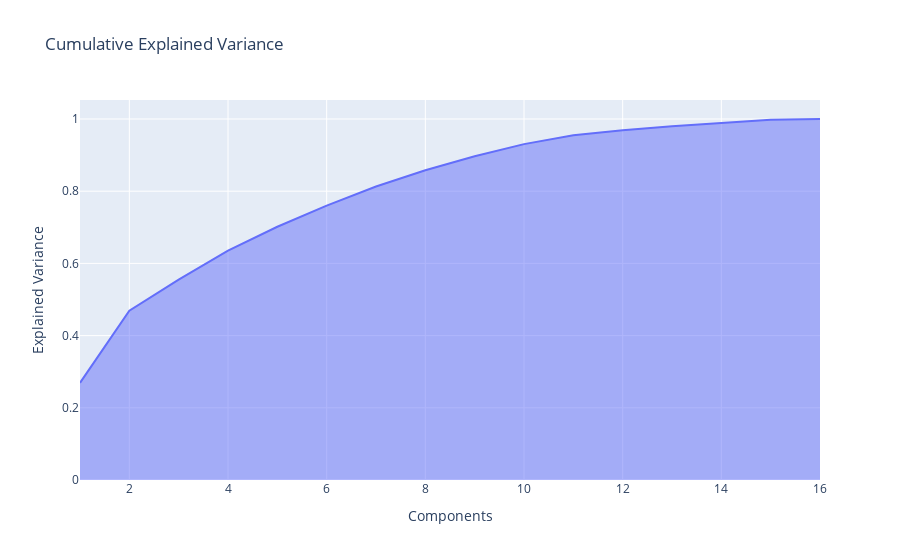

Notebook code for this chart:
### Code cell
from sklearn.decomposition import PCA
import numpy as np
import plotly.express as px

# Assuming df_normalised is your normalized DataFrame
pca_text = PCA().fit(df_normalised)

# Visualize the percentage of explained variance vs. the number of principal components
df_exp_var_cumul = np.cumsum(pca_text.explained_variance_ratio_)

fig = px.area(
    x=range(1, df_exp_var_cumul.shape[0] + 1),
    y=df_exp_var_cumul,
    labels={"x": "Components", "y": "Explained Variance"},
    title="Cumulative Explained Variance"
)

fig.show()

### Figure 1 — Plotly figure (JSON) as saved in the notebook; plotly's stock layout.template omitted (floating-point values rounded to 4 significant figures)
{"data": [{"fillpattern": {"shape": ""}, "hovertemplate": "Components=%{x}<br>Explained Variance=%{y}<extra></extra>", "legendgroup": "", "line": {"color": "#636efa"}, "marker": {"symbol": "circle"}, "mode": "lines", "name": "", "orientation": "v", "showlegend": false, "stackgroup": "1", "type": "scatter", "x": [1, 2, 3, 4, 5, 6, 7, 8, 9, 10, 11, 12, 13, 14, 15, 16], "xaxis": "x", "y": [0.2691, 0.4691, 0.555, 0.6355, 0.7015, 0.7599, 0.8131, 0.8582, 0.897, 0.9304, 0.9547, 0.9686, 0.9797, 0.9897, 0.9979, 1.0], "yaxis": "y"}], "layout": {"legend": {"tracegroupgap": 0}, "title": {"text": "Cumulative Explained Variance"}, "xaxis": {"anchor": "y", "domain": [0, 1], "title": {"text": "Components"}}, "yaxis": {"anchor": "x", "domain": [0, 1], "title": {"text": "Explained Variance"}}}}
